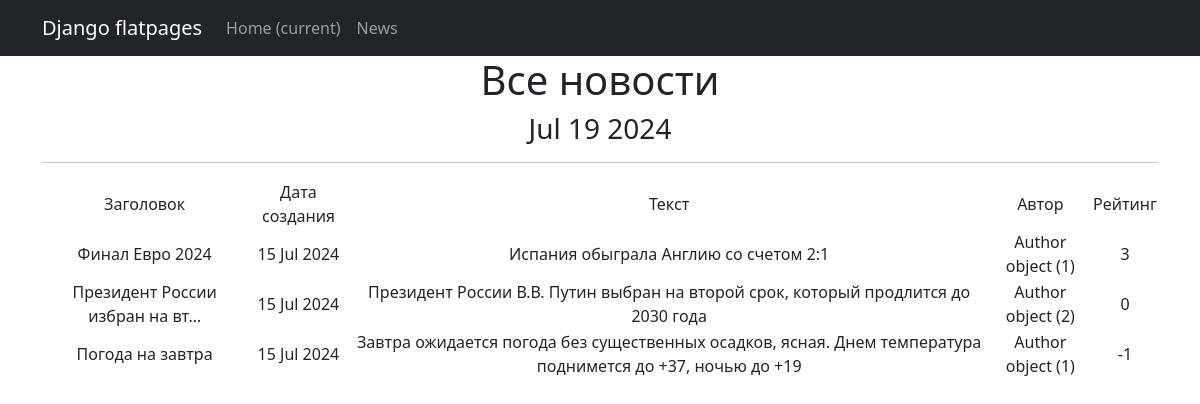
Page /news/ on the committed database.
### news/models.py (models this page shows, shortened)
class Post(models.Model):
	NEWS = 'NW'
	ARTICLE = 'AR'
	CATEGORY_CHOICE = [
		(NEWS, "Новость"),
		(ARTICLE, "Статья"),
	]
	title = models.CharField(max_length=128)
	text = models.TextField()
	dateCreation = models.DateTimeField(auto_now_add=True)
	author = models.ForeignKey(Author, on_delete=models.CASCADE)
	categoryType = models.CharField(max_length=2, choices=CATEGORY_CHOICE, default=NEWS)
	postCategory = models.ManyToManyField(Category, through='PostCategory')
	rating = models.SmallIntegerField(default=0)

class Author(models.Model):
	authorUser = models.OneToOneField(User, on_delete=models.DO_NOTHING)
	ratingAuthor = models.SmallIntegerField(default=0)

### news/views.py (the view)
# urls.py: path('', NewsList.as_view()),
class NewsList(ListView):
	model = Post
	ordering = 'dateCreation'
	template_name = 'Newspaper.html'
	context_object_name = 'Newspaper'

### news/templatetags/custom_tags.py (called while the page is built)
@register.simple_tag()
def current_time(format_string='%b %d %Y'):
	return datetime.utcnow().strftime(format_string)

### templates/Newspaper.html (shortened to what this page needs)
{% extends 'flatpages/default.html' %}
{% load custom_filters %}
{% load custom_tags %}
{% block content %}
<h1> Все новости </h1>
<h3>{% current_time '%b %d %Y' %}</h3>
<hr>
    {% if Newspaper %}
        <table>
            <tr>
                <td>Заголовок</td>
                <td>Дата создания</td>
                <td>Текст</td>
                <td>Автор</td>
                <td>Рейтинг</td>
            </tr>
            {% for newspaper in Newspaper %}
            <tr>
                <td>{{ newspaper.title|truncatechars:30 }}</td>
                <td>{{ newspaper.dateCreation|date:'d M Y' }}</td>
                <td>{{ newspaper.text|truncatewords:20 }}</td>
                <td>{{ newspaper.author }}</td>
                <td>{{ newspaper.rating }}</td>
            </tr>
            {% endfor %}
        </table>
    {% else %}
        <h2> Новостей нет </h2>
    {% endif %}
{% endblock content %}

### templates/flatpages/default.html (shortened to what this page needs)
<!DOCTYPE html>
<html lang="en">
    <head>
        {% load static %}
        <link href="{% static 'css/styles.css' %}" rel="stylesheet" />
    </head>
    <body>
       <nav class="navbar navbar-expand-lg navbar-dark bg-dark static-top">
   <div class="container">
       <a class="navbar-brand" href="#">Django flatpages</a>
       <div class="collapse navbar-collapse" id="navbarResponsive">
           <ul class="navbar-nav ml-auto">
               <li class="nav-item active">
                   <a class="nav-link" href="#">Home
                       <span class="sr-only">(current)</span>
                   </a>
               </li>
               <li class="nav-item">
                   <a class="nav-link" href="/newspaper/">News</a>
               </li>
               <li class="nav-item">
                   <a class="nav-link" href="/news/"></a>
               </li>
           </ul>
       </div>
   </div>
</nav>
        <div class="container">
            <div class="row">
                <div class="col-lg-12 text-center">
                    {% block content %}{% endblock content %}
                </div>
            </div>
        </div>
    </body>
</html>

### rows in the picture
Post: title "Финал Евро 2024", dateCreation "15 Jul 2024", text "Испания обыграла Англию со счетом 2:1", author "Author object (1)", rating "3"
Post: title "Президент России избран на вт…", dateCreation "15 Jul 2024", text "Президент России В.В. Путин выбран на второй срок, который продлится до 2030 года", author "Author object (2)", rating "0"
Post: title "Погода на завтра", dateCreation "15 Jul 2024", text "Завтра ожидается погода без существенных осадков, ясная. Днем температура поднимется до +37, ночью до +19", author "Author object (1)", rating "-1"
